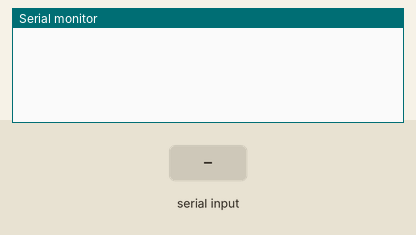
A sketch run on a simulated Arduino Uno, built with avr-gcc and run on an emulated ATmega328P. Parts: the last lines printed to the serial monitor. The test bench sets the inputs (shaded band). EEPROM starts erased.

Above: at 1.2 s.
1.3 s: "d" received over Serial
At 2.6 s:
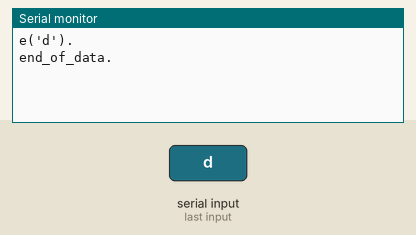
2.9 s: "v" received over Serial
At 4.2 s:
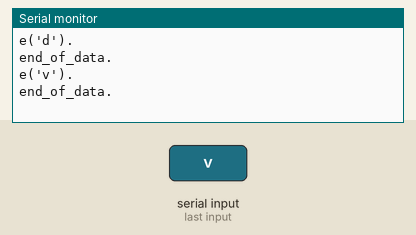
4.5 s: "z" received over Serial
At 5.4 s:
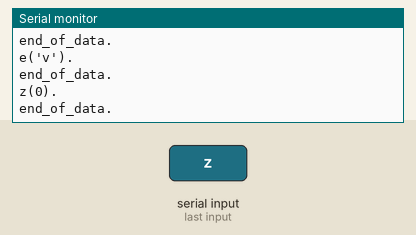
6.1 s: "90,45\n" received over Serial
At 6.8 s:
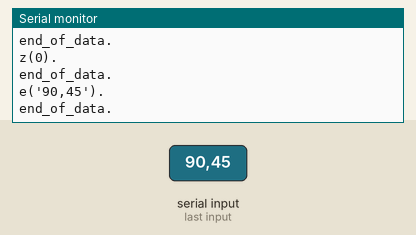
7.6 s: "0\n" received over Serial
At 8.8 s:
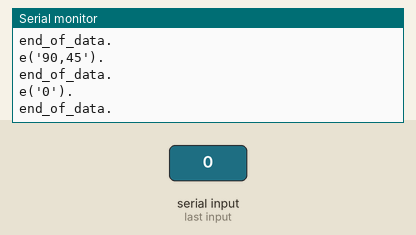
9.1 s: "c90\n" received over Serial
At 10.3 s:
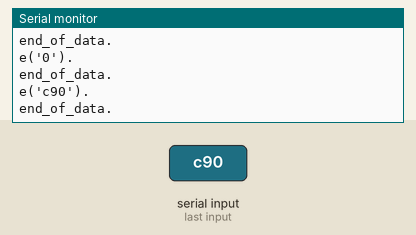

The sketch:

supply.ino
```cpp
/*
 * Supply controller
 * Accept commands from main computer to:
 *   a) set/get full/empty volume values
 *   b) get current volume
 */

#include "supply.h"
#define P(x)  Serial.print(x)
#define PL(x) Serial.println(x)

char id = 's'; // s is default for supply
SUPPLY supply = SUPPLY(NUM_SUPPLIES);
#define EOT "end_of_data."

void printInterface()
{
  PL(F("i( supply, ebutton,\n\
       [ rw(f0, int:=1023, \"Full Measurement\"),\n\
	 rw(f1, int:=1023, \"Full Measurement\"),\n\
	 rw(f2, int:=1023, \"Full Measurement\"),\n\
	 rw(f3, int:=1023, \"Full Measurement\"),\n\
	 rw(f4, int:=1023, \"Full Measurement\"),\n\
	 rw(e0, int:=0, \"Empty Measurement\")\n\
	 rw(e1, int:=0, \"Empty Measurement\")\n\
	 rw(e2, int:=0, \"Empty Measurement\")\n\
	 rw(e3, int:=0, \"Empty Measurement\")\n\
	 rw(e4, int:=0, \"Empty Measurement\")\n\
	 ro(v0, int:=128, \"Current Volume\"),\n\
	 ro(v1, int:=128, \"Current Volume\"),\n\
	 ro(v2, int:=128, \"Current Volume\"),\n\
	 ro(v3, int:=128, \"Current Volume\"),\n\
	 ro(v4, int:=128, \"Current Volume\")\n\
       ])."));
}

/* EEPROM SAVE AND RESTORE OF ID AND CALIBRATION CONSTANTS */

#include "EEPROM.h"
int RomAddress  = 0;

void moveData(int op, int size, char *loc)
{
	for(int i=size;i>0;i--)
		if (op == SAVE)
			EEPROM.write(RomAddress++,*loc++);
		else
			*loc++ = EEPROM.read(RomAddress++);
}

void saveRestore(int op)
{
int size = supply.getSize()*sizeof(int);

	RomAddress = 0;
	moveData(op, 1, &id);
	moveData(op, size, supply.getEmptyArray());
	moveData(op, size, supply.getFullArray());
}

void printHelp(void)
{
    PL("cmd(h,'Print this help message').");
    PL("cmd(v,'{0-4} return volume of vessel N').");
    PL("cmd(e,'{0-4}[<value>] get/set EMPTY value').");
    PL("cmd(f,'{0-4}[<value>] get/set FULL value').");
    PL("cmd(c,'{ef}{0-4} empty/full <= current value').");
    PL("cmd(s,'Save current values in EEPROM').");
    PL("cmd(r,'Restore values from EEPROM').");
    PL("cmd(z,'Zero EEPROM').");
}

void printTermInt(char *f,int a){P(f);P("(");P(a);PL(").");}

#define in_range(n) ((num>-1&&num<NUM_SUPPLIES)?true:false)

boolean supply_command(char c1, char c2, int value)
{
int *vp;
int num;
char cterm[3];
     cterm[0] = c1;
     cterm[1] = c2;
     cterm[2] = 0;

	switch(c1)
	{
		case 'c':
		    if (in_range(value))
		    {
			if (c2 == 'e') supply.setEmpty(value);
			else if (c2 == 'f') supply.setFull(value);
	                else return(false);
		    } else return(false);
		     break;
		case 'h':
		     printHelp();
		     break;
		case 'i':
		     if (c2 == 'd')
		     	printTermInt("id",id);
		     else
		        printInterface();
		     break;
		case 'f':
		     num = (int)(c2 - '0');
		     if (in_range(num))
			{
			     if (value == 0)
			       printTermInt(cterm,supply.getFull(num));
			     else
			       supply.setFull(num,value);
			}
		     else return(false);
		     break;
		case 'e':
		     num = (int)(c2 - '0');
		     if (in_range(num))
			{
			     if (value == 0)
			       printTermInt(cterm,supply.getEmpty(num));
			     else
			       supply.setEmpty(num,value);
			}
 		     else return(false);
		     break;
		case 'r':
		     saveRestore(RESTORE);
		     break;
		case 's':
		     saveRestore(SAVE);
		     break;
		case 'v':
		     num = (int)(c2 - '0');
		     if (in_range(num))
			 printTermInt("v",supply.getVolume(num));
		     else
                         return(false);
		     break;
		case 'z':
		     EEPROM.write(0,0);
		     printTermInt("z",0);
		     break;
		default:
		     return(false);
		     break;
	}
	PL(EOT);
	return true;
}

void respondToRequest(void)
{
int c;
	String is = "";
	while (Serial.available() > 0)  // Read a line of input
	{
		c  = Serial.read();
		if ( c < 32 ) break;
		is += (char)c;
		if (Serial.available() == 0) // wait for input
			delay(100);
	}

	if ( is.length() > 0 )  {   // process the command
		int value = 0;
		if (is.length() > 2)
			value = atoi(&is[2]);
		if (!supply_command(is[0], is[1], value))
			PL("e('" + is + "').\nend_of_data.");
	}
}

void setup()
{
	Serial.begin(9600);
	analogReference(INTERNAL);
	if (EEPROM.read(0)==0 || EEPROM.read(0)==255)
		saveRestore(SAVE);
	else
		saveRestore(RESTORE);
}

void loop()
{
	respondToRequest();  // Respond to commands
	delay(100);
}
```

param.h
```cpp
#define SAVE	1   // EEPROM STORAGE COMMANDS
#define RESTORE	0

#define NUM_SUPPLIES  5
#define NUTRIENT     A0
#define INDUCER1     A1
#define INDUCER2     A2
#define INDUCER3     A3
#define INDUCER4     A4
```

supply.h
```cpp
// #include "Arduino.h"
#include "param.h"

class SUPPLY
{
 public:

  SUPPLY(int n) {
    size = n;
    ain[0] = NUTRIENT;
    ain[1] = INDUCER1;
    ain[2] = INDUCER2;
    ain[3] = INDUCER3;
    ain[4] = INDUCER4;
  }

  int getSize()        { return size;  }
  int getEmpty(int s)  { return empty[s]; }
  int getFull(int s)   { return full[s];  }
  int getVolume(int s) { return analogRead(ain[s]); }

  int setEmpty(int s)         { empty[s] = ain[s];}
  int setEmpty(int s,int val) { empty[s] = val;   }
  int setFull(int s)          { full[s] = ain[s]; }
  int setFull(int s, int val) { full[s] = val;    }

  /* pointers for Save/Restore to EEPROM */
  byte *getEmptyArray()     { return (byte *)&empty[0];  }
  byte *getFullArray()      { return (byte *)&full[0];   }

 private:
  int size;                        // Number of supplies
  int    full[NUM_SUPPLIES];       // Input when full
  int    empty[NUM_SUPPLIES];      // Input when empty
  byte   ain[NUM_SUPPLIES];        // Analog pin number
};
```

Measured:
- after the input at 1.3 s, the serial monitor: prints a new line after 0.17 s (image 1)
- after the input at 2.9 s, the serial monitor: prints a new line after 0.17 s (image 2)
- after the input at 4.5 s, the serial monitor: prints a new line after 0.17 s (image 3)
- after the input at 6.1 s, the serial monitor: prints a new line after 0.07 s (image 4)
- after the input at 7.6 s, the serial monitor: prints a new line after 0.07 s (image 5)
- after the input at 9.1 s, the serial monitor: prints a new line after 0.07 s (image 6)
